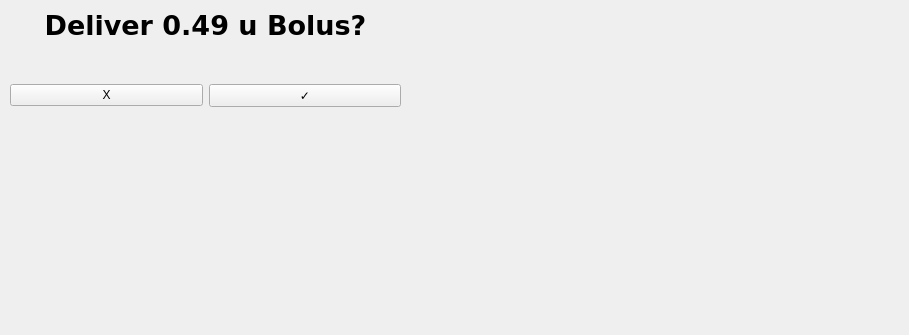
<?xml version="1.0" encoding="UTF-8"?>
<ui version="4.0">
 <class>ConfirmDeliveryScreen</class>
 <widget class="QWidget" name="ConfirmDeliveryScreen">
  <property name="geometry">
   <rect>
    <x>0</x>
    <y>0</y>
    <width>909</width>
    <height>335</height>
   </rect>
  </property>
  <property name="windowTitle">
   <string>Form</string>
  </property>
  <widget class="QLabel" name="labelTitle">
   <property name="geometry">
    <rect>
     <x>10</x>
     <y>10</y>
     <width>391</width>
     <height>31</height>
    </rect>
   </property>
   <property name="font">
    <font>
     <family>DejaVu Sans</family>
     <pointsize>20</pointsize>
     <weight>75</weight>
     <bold>true</bold>
    </font>
   </property>
   <property name="text">
    <string>Deliver 0.49 u Bolus?</string>
   </property>
   <property name="alignment">
    <set>Qt::AlignCenter</set>
   </property>
  </widget>
  <widget class="QWidget" name="gridLayoutWidget">
   <property name="geometry">
    <rect>
     <x>10</x>
     <y>50</y>
     <width>391</width>
     <height>91</height>
    </rect>
   </property>
   <layout class="QGridLayout" name="gridLayout">
    <item row="0" column="0">
     <widget class="QPushButton" name="cancelButton">
      <property name="text">
       <string>X</string>
      </property>
     </widget>
    </item>
    <item row="0" column="1">
     <widget class="QPushButton" name="confirmButton">
      <property name="text">
       <string>✓</string>
      </property>
     </widget>
    </item>
   </layout>
  </widget>
 </widget>
 <resources/>
 <connections/>
</ui>
